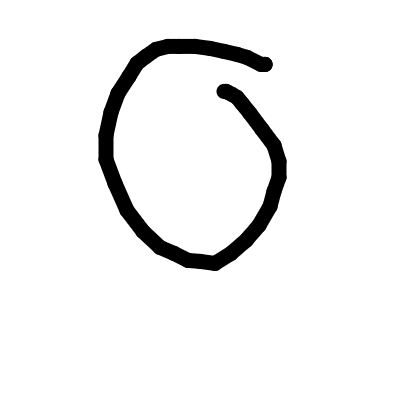
#> input picture dataset/0/0CdBlhLw.png, 400 x 400 px; its folder holds only this picture in this run
$ jupyter execute --allow-errors logistic_reg.ipynb
#> lines starting #> are read from the running program, lines starting #| are printed output that depends on the picture
[cell 1]
#Import relevant libraries
import numpy as np
import pandas as pd
import matplotlib.pyplot as plt
import pathlib
import sklearn.datasets
from sklearn.model_selection import train_test_split
from sklearn.metrics import confusion_matrix
import itertools

[cell 2]
import copy
from PIL import Image

import glob

import pathlib

data_dir = pathlib.Path('./dataset')


image_count = len(list(data_dir.glob('*/*.*')))
print("Total no of images =", image_count)

images = []
labels = []
classes = set()

image_width = 30
image_height = 30

sizes = {}

for filename in data_dir.glob('*/*.*'):
    class_name = str(filename).split("/")[1]
    classes.add(class_name)
    im = copy.deepcopy(Image.open(filename))
#> im is the input picture: PIL image 400x400 RGBA; mean R, G, B, A 239.8, 239.8, 239.8, 255

    str_size = im.size
#> str_size = (400, 400)
    str_size = "x".join(map(str,im.size))
    if str_size not in sizes:
        sizes[str_size] = 1
    else:
        sizes[str_size] += 1

    im = im.resize((image_width,image_height)).convert('LA')
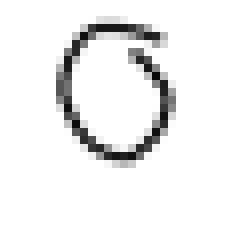
#> im: PIL image 30x30 LA (shown 8 times larger); mean R, G, B, A 239.1, 239.1, 239.1, 255
    #print(np.array(im).shape)
    images.append(np.array(im)[...,:1].reshape((image_width*image_height*1,)))
    #print(images[0].shape)
    labels.append(class_name)
    im.close()
#> pass 2 of the loop `for filename in data_dir.glob('*/*.*'):`:
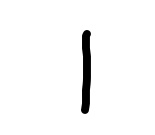
#> input picture dataset/1/10107.jpg, 155 x 135 px
#> im is the input picture: PIL image 155x135 RGB; min 0, max 255, mean 247
#> `im = im.resize((image_width,image_height)).convert('LA')`:
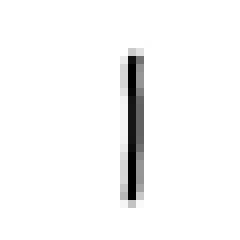
#> im: PIL image 30x30 LA (shown 8 times larger); mean R, G, B, A 246.8, 246.8, 246.8, 255


classes = sorted(list(classes))
labels = [i for x in labels for i in range(len(classes)) if x == classes[i]]

## Image Example for each class
Although not all images have the same size, we will be displaying one image per class.

## Image Distribution across classes

[cell 3]
label_distribution = {}
for label in labels:
    if classes[label] not in label_distribution:
        label_distribution[classes[label]] = 1
    else:
        label_distribution[classes[label]] += 1

plt.title("Image distribution by Class")
plt.xlabel("Class Name")
plt.ylabel("Number of Images")
plt.bar(label_distribution.keys(), label_distribution.values())
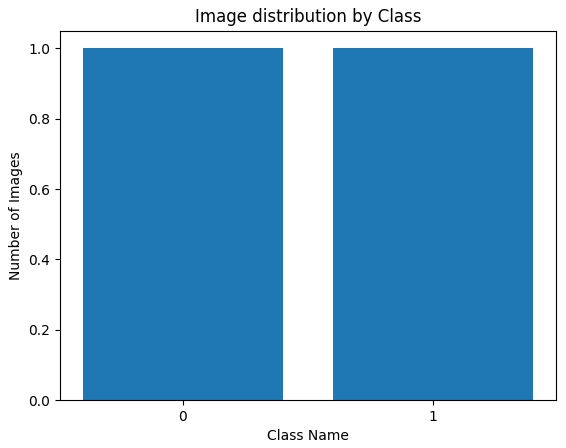
#> figure drawn by matplotlib, 1 panel

## Image Size Distribution

[cell 4]
plt.title("Image size distribution")
plt.xlabel("Number of images")
plt.ylabel("Image Size")
plt.barh(list(sizes.keys()), sizes.values())
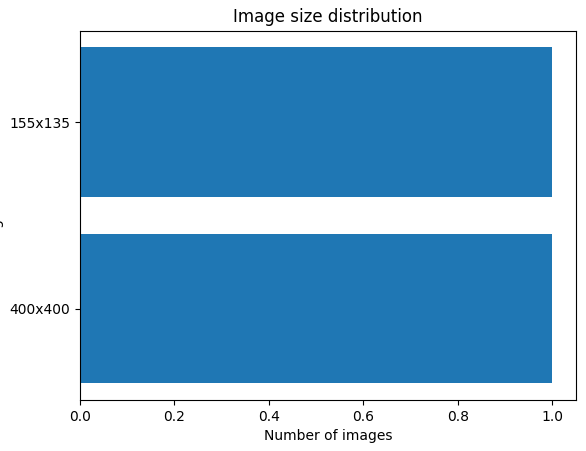
#> figure drawn by matplotlib, 1 panel

[cell 5]
dataX = np.array(images).reshape((len(images), images[0].shape[0]))


#dataX[dataX <  128] = 0
#dataX[dataX >= 128] = 1
dataX = 1 - dataX / 255

plt.imshow(dataX[0].reshape(image_width, image_height), cmap="gray")

dataY = np.array(labels).reshape((len(labels),1))
print(dataX.shape)
#| (2, 900)
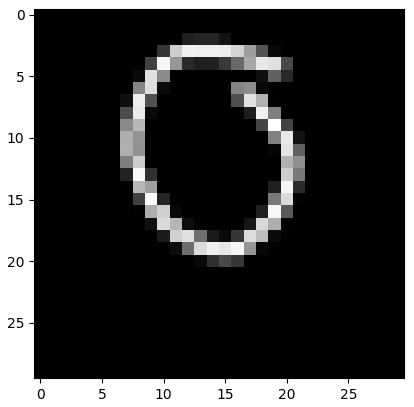
#> figure drawn by matplotlib, 1 panel

[cell 6]
print(dataX.shape)
#| (2, 900)
print(dataY.shape)

[cell 7]
train_ratio = 0.60
validation_ratio = 0.20
test_ratio = 0.20

x_train, x_test, y_train, y_test = train_test_split(dataX, dataY, test_size=1 - train_ratio)
#> y_train = [0]; y_test = [1]

#> (the rest of this cell did not finish here and is left out)

[cell 8]
print(x_train.shape)
#| (1, 900)
#> (the rest of this cell did not finish here and is left out)

[cell 9]
# Add sigmoid FUNCTION from the previous lab

def sigmoid(z):
    """
    return the sigmoid of z
    """
    gz= 1/(1+np.exp(-z))

    return gz

[cell 10]
def predictOneVsAll(all_theta, X):
    """
    Using all_theta, compute the probability of image X(i) for each class and predict the label

    return a vector of prediction
    """
    #number of training examples
    m=len(X)

    # add an extra column of 1´s corresponding to xo=1 (aka intercept term)
    X = np.append(np.ones((X.shape[0],1)),X,axis=1)

    predictions = np.dot (X, all_theta.T) # predictions.shape =(5000,10)
    #np.argmax returns indices of the max element of the array in a particular axis.
    #+1 in order to label 0 as 10.
    return np.argmax(predictions,axis=1)

[cell 11]
# Add costFunctionReg FUNCTION from the previous lab (the function that computes the regularized cost and the gradients)
def costFunctionReg(X, y, theta, Lambda):
    """
    Take in numpy array of  data X, labels y and theta, to return the regularized cost function and gradients
    of the logistic regression classifier
    """

    #number of training examples
    m=len(y)

    #vector of the model predictions for all training examples
    h = sigmoid(np.dot(X, theta))

    error = (-y * np.log(h)) - ((1-y)*np.log(1-h))

    #cost function without regularization term
    cost = sum(error)/m

    #add regularization term to the cost function
    regCost= cost + Lambda/(2*m) * sum(theta[1:]**2)

    #gradient of theta_0
    grad_0= (1/m) * np.dot(X.transpose(),(h - y))[0]

    #vector of gradients of theta_j from j=1:n (adding the regularization term of the gradient)
    grad = (1/m) * np.dot(X.transpose(),(h - y))[1:] + (Lambda/m)* theta[1:]

    # all gradients in a column vector shape
    grad_all=np.append(grad_0,grad)
    grad_all = grad_all.reshape((len(grad_all), 1))

    return regCost[0], grad_all

[cell 12]
# Add gradientDescent FUNCTION from the previous lab (the function that returns the optimal theta vector and J_history)
def gradientDescent(X,y,theta,alpha,num_iters,Lambda):
    """
    Take in numpy array X, y and theta and update theta by taking num_iters gradient steps
    with learning rate of alpha

    return theta and the list of the cost of theta during each iteration
    """

    J_history =[]

    for i in range(num_iters):

        #call CostFunctionReg
        cost, grad = costFunctionReg(X,y,theta,Lambda)

        #update theta
        theta = theta - alpha*grad

        J_history.append(cost)

    return theta , J_history

[cell 13]
def oneVsAll(X, y, initial_theta, alpha, num_iters, Lambda, K, breakpoint=10):
    """
    Inputs:
    numpy array of data X and labels y
    initial_theta - inicialized vector of model parameters theta
    alpha - learning rate
    num_iters - number of iterations
    Lambda - regularization parameter
    K -number of classes

    ONEVSALL trains K Logistic Regression classifiers using gradient descent.

    Returns:
    all_theta - Kxn matrix where i-th row corresponds to the i-th classifier, n parameters
    all_J - the evolution of cost function during each iteration (J_history) for all K classifiers

    """
    all_theta = []
    all_J=[]
    all_val_pred = []
    all_train_pred = []

    #number of training examples
    m= len(X)

    #number of features
    n= X.shape[1]

    # add an extra column of 1´s corresponding to xo=1 (aka intercept term)
    X= np.append(np.ones((X.shape[0],1)),X,axis=1)

    num_iters_b = num_iters//breakpoint
    theta_lst = [initial_theta for k in range(K)]

    for j in range(num_iters_b):
        all_theta = []

        for i in range(0,K):
            theta , J_history = gradientDescent(X,np.where(y==i,1,0),theta_lst[i],alpha,breakpoint,Lambda)

            theta_lst[i] = theta
            #update (extend)
            all_theta.extend(theta)

            #update (extend)
            all_J.extend(J_history)

        pred_train = predictOneVsAll(np.array(all_theta).reshape(K,n+1), x_train)
        m = len(y_train)
        pred_train= pred_train.reshape((len(x_train),1))
        all_train_pred.append(sum(np.equal(pred_train,y_train))[0]/m)

        pred_val = predictOneVsAll(np.array(all_theta).reshape(K,n+1), x_val)
        m = len(y_val)
        pred_val= pred_val.reshape((len(x_val),1))
        all_val_pred.append(sum(np.equal(pred_val,y_val))[0]/m)


    return np.array(all_theta).reshape(K,n+1), all_J, all_train_pred, all_val_pred, pred_train, pred_val

[cell 14]
def plot_confusion_matrix(cm,target_names,title='Confusion matrix',cmap=None,normalize=True):
    accuracy = np.trace(cm) / float(np.sum(cm))
    misclass = 1 - accuracy

    if cmap is None:
        cmap = plt.get_cmap('Reds')

    plt.figure(figsize=(8, 6))
    plt.imshow(cm, interpolation='nearest', cmap=cmap)
    plt.title(title)
    plt.colorbar()

    if target_names is not None:
        tick_marks = np.arange(len(target_names))
        plt.xticks(tick_marks, target_names, rotation=45)
        plt.yticks(tick_marks, target_names)

    if normalize:
        cm = cm.astype('float') / cm.sum(axis=1)[:, np.newaxis]


    thresh = cm.max() / 1.5 if normalize else cm.max() / 2
    for i, j in itertools.product(range(cm.shape[0]), range(cm.shape[1])):
        if normalize:
            plt.text(j, i, "{:0.1f}".format(cm[i, j]),
                     horizontalalignment="center",
                     color="white" if cm[i, j] > thresh else "black")
        else:
            plt.text(j, i, "{:,}".format(cm[i, j]),
                     horizontalalignment="center",
                     color="white" if cm[i, j] > thresh else "black")


    plt.tight_layout()
    plt.ylabel('True label')
    plt.xlabel('Predicted label\naccuracy={:0.4f}; misclass={:0.4f}'.format(accuracy, misclass))
    plt.show()

[cell 15]
#Inicialize vector theta =0
initial_theta = np.zeros((x_train.shape[1]+1,1))
#> initial_theta = 901 values from 0 to 0

#Optimization hyper-parameters
alphas=[0.001,0.01, 0.1, 0.3, 0.5, 1, 2, 5] #learning rate
num_iters=1000
Lambda=0
print(len(y_train))
#| 1
breakpoint = 100
# 4_% __%  30x30  round 1  zeros  0.1    300  0.1
# 46% 46%  30x30  round 1  zeros  0.1   1000  0.1
# 34% 38%  30x30  round 2  zeros  0.01   400  0.1
# 23% __%  40x40  round 1  zeros  0.1   1000  0.1
# 32% 23%  40x40  round 2  zeros  0.1   1000  0.1
# 39% 40%  40x40  round 2  zeros  0.01   400  0.1

[cell 16]
figure, axs = plt.subplots(len(alphas), figsize=(10,30))
figure. tight_layout(pad=5.0)
#figure.suptitle("Model accuracy for differente learning rate values")
#> (the rest of this cell did not finish here and is left out)

[cell 17]
initial_theta = np.zeros((x_train.shape[1]+1,1))
alpha = 1
num_iters=1000
Lambda=10
breakpoint = num_iters

#> (the rest of this cell did not finish here and is left out)
